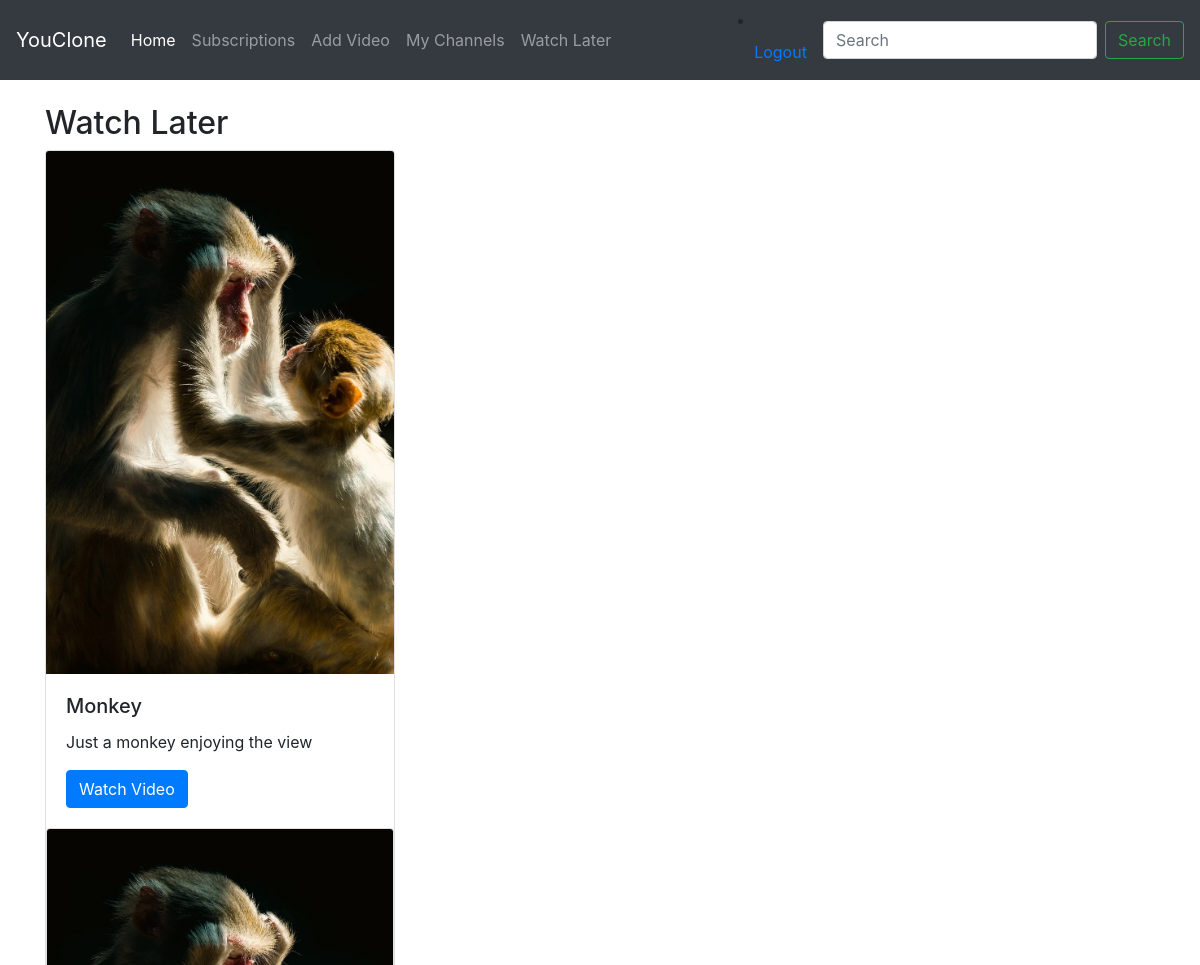
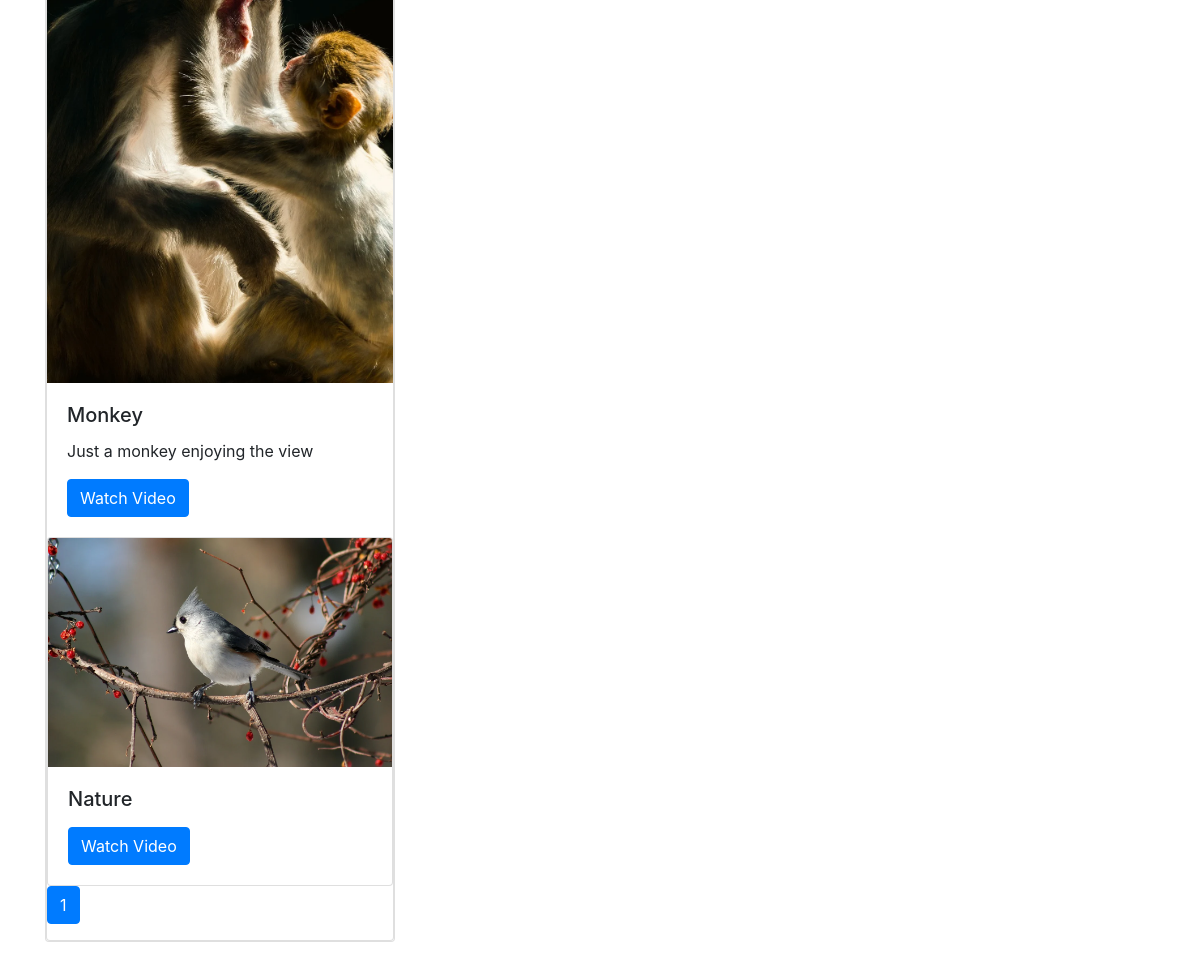
Before: /watch_later/ (signed in) with the older database file (2 pictures, top to bottom).
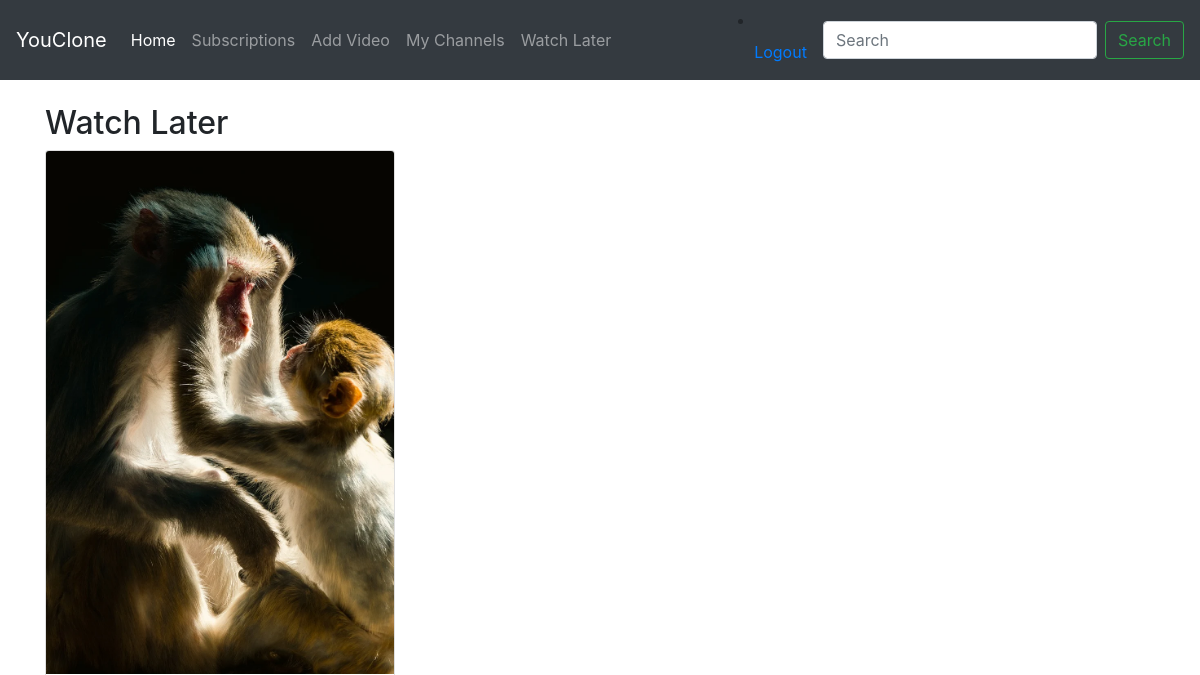
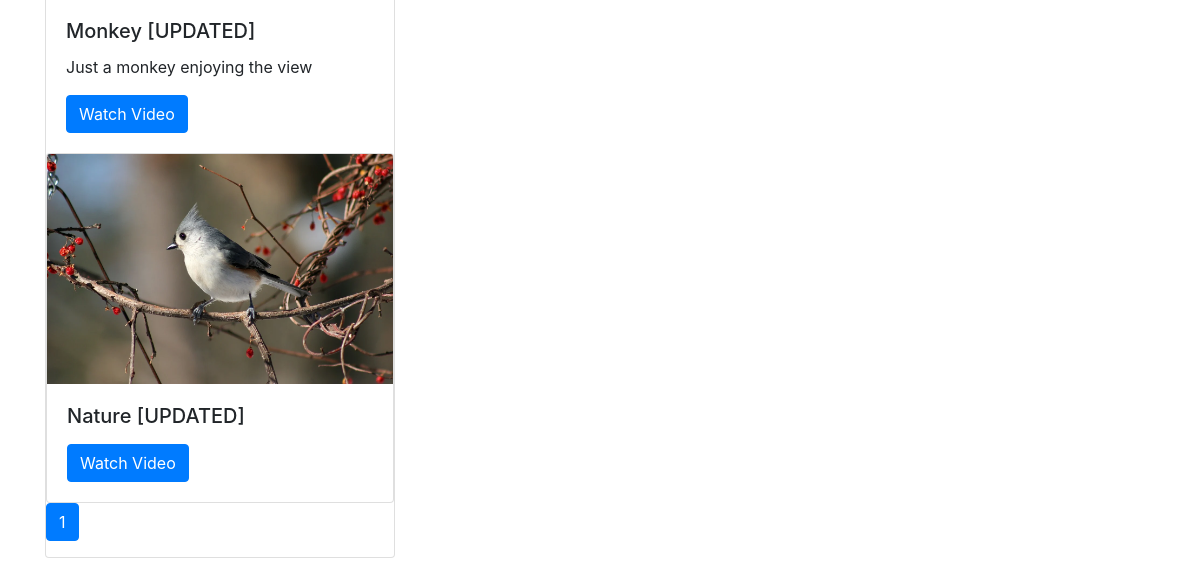
After: the same page with the newer database file (2 pictures, top to bottom).
### video/models.py (models this page shows, shortened)
class WatchLater(models.Model):
    user = models.ForeignKey(User, on_delete=models.CASCADE)
    video = models.ForeignKey(Video, on_delete=models.CASCADE)
    timestamp = models.DateTimeField(auto_now_add=True)

class Video(models.Model):
    DEFAULT_THUMBNAIL = 'thumbnails/default_thumbnail.jpg'
    title = models.CharField(max_length=80)
    user = models.ForeignKey(User, on_delete=models.CASCADE)
    channel = models.ForeignKey(Channel, null=True, on_delete=models.CASCADE)
    file = models.FileField(upload_to='videos/', validators=[validate_file_extension])
    thumbnail = models.ImageField(default=DEFAULT_THUMBNAIL, upload_to='thumbnails/', blank=True, null=True)
    description = models.TextField(max_length=5000, blank=True, null=True)
    upload_date = models.DateTimeField(auto_now_add=True)
    tag = models.ManyToManyField(Tag, blank=True)
    likes = models.ManyToManyField(User, related_name='video_like')
    dislikes = models.ManyToManyField(User, related_name='video_dislike')
    views = models.IntegerField(default=0)

### video/views.py (the view)
# urls.py: path('watch_later/', views.my_watch_later, name='my-watch-later'),
@login_required
def my_watch_later(request):
    video_list = WatchLater.objects.filter(user=request.user).order_by('-timestamp')
    paginator = Paginator(video_list, 20)
    page_number = request.GET.get('page')
    page_obj = paginator.get_page(page_number)
    return render(request, 'video/my_watch_later.html', {'page_obj': page_obj})

### video/templates/video/my_watch_later.html (shortened to what this page needs)
{% extends 'video/base.html' %}
{% block content %}
    <section class="container mt-4">
        <h2>Watch Later</h2>
        <div class="row">
            <div class="col-md-4 mb-4">
                {% for watch_later in page_obj %}
                    <div class="card">
                    <img src="{{ watch_later.video.thumbnail.url }}" class="card-img-top" alt="Video Thumbnail">
                    <div class="card-body">
                        <h5 class="card-title">{{ watch_later.video.title }}</h5>
                        <p class="card-text">{{ watch_later.video.description }}</p>
                        <a href="{% url 'video:video-detail' watch_later.video.id %}" class="btn btn-primary">Watch Video</a>
                    </div>
                {% endfor %}
                </div>
                <nav aria-label="Page navigation example">
                    <ul class="pagination">
                        <li class="page-item active">
                            <a class="page-link" href="#">{{ page_obj.number }}<span class="sr-only">(current)</span></a>
                        </li>
                    </ul>
                </nav>
            </div>
        </div>
    </section>
{% endblock %}

### video/templates/video/base.html (shortened to what this page needs)
<!DOCTYPE html>
<html lang="en">
<head>
    <link rel="stylesheet" href="https://cdn.jsdelivr.net/npm/bootstrap@4.0.0/dist/css/bootstrap.min.css"
>
</head>
<body>
<nav class="navbar navbar-expand-lg navbar-dark bg-dark">
    <a class="navbar-brand" href="{% url 'video:home' %}">YouClone</a>
    <div class="collapse navbar-collapse" id="navbarSupportedContent">
        <ul class="navbar-nav mr-auto">
            <li class="nav-item active">
                <a class="nav-link" href="{% url 'video:home' %}">Home <span class="sr-only">(current)</span></a>
            </li>
            {% if user.is_authenticated %}
                <li class="nav-item">
                    <a class="nav-link" href="{% url 'channel:my-subscriptions' %}">Subscriptions</a>
                </li>
                <li class="nav-item">
                    <a class="nav-link" href="{% url 'video:add-video' %}">Add Video</a>
                </li>
                <a class="nav-link" href="{% url 'channel:my-channels' %}">My Channels</a>
                <a class="nav-link" href="{% url 'video:my-watch-later' %}">Watch Later</a>
            {% endif %}
        </ul>
        {% if user.is_authenticated %}
            <li class="nav-item">
                <a class="nav-link" href="{% url 'channel:logout' %}">Logout</a>
            </li>
        {% else %}
            <a class="nav-link" href="{% url 'channel:login' %}">Login</a>
            <a class="nav-link" href="{% url 'channel:register' %}">Register</a>
        {% endif %}
        <form action="{% url 'video:search' %}" method='GET' class="form-inline my-2 my-lg-0">
            <input name='q' class="form-control mr-sm-2" type="search" placeholder="Search" aria-label="Search">
            <button class="btn btn-outline-success my-2 my-sm-0" type="submit">Search</button>
        </form>
    </div>
</nav>
{% block content %}
{% endblock %}
</body>
</html>

Changed rows visible on the page:
removed WatchLater: video.thumbnail (picture), video "Monkey", video.description "Just a monkey enjoying the view"
removed WatchLater: video.thumbnail (picture), video "Monkey", video.description "Just a monkey enjoying the view"
removed WatchLater: video.thumbnail (picture), video "Nature"
added WatchLater: video.thumbnail (picture), video "Monkey [UPDATED]", video.description "Just a monkey enjoying the view"
added WatchLater: video.thumbnail (picture), video "Nature [UPDATED]"
